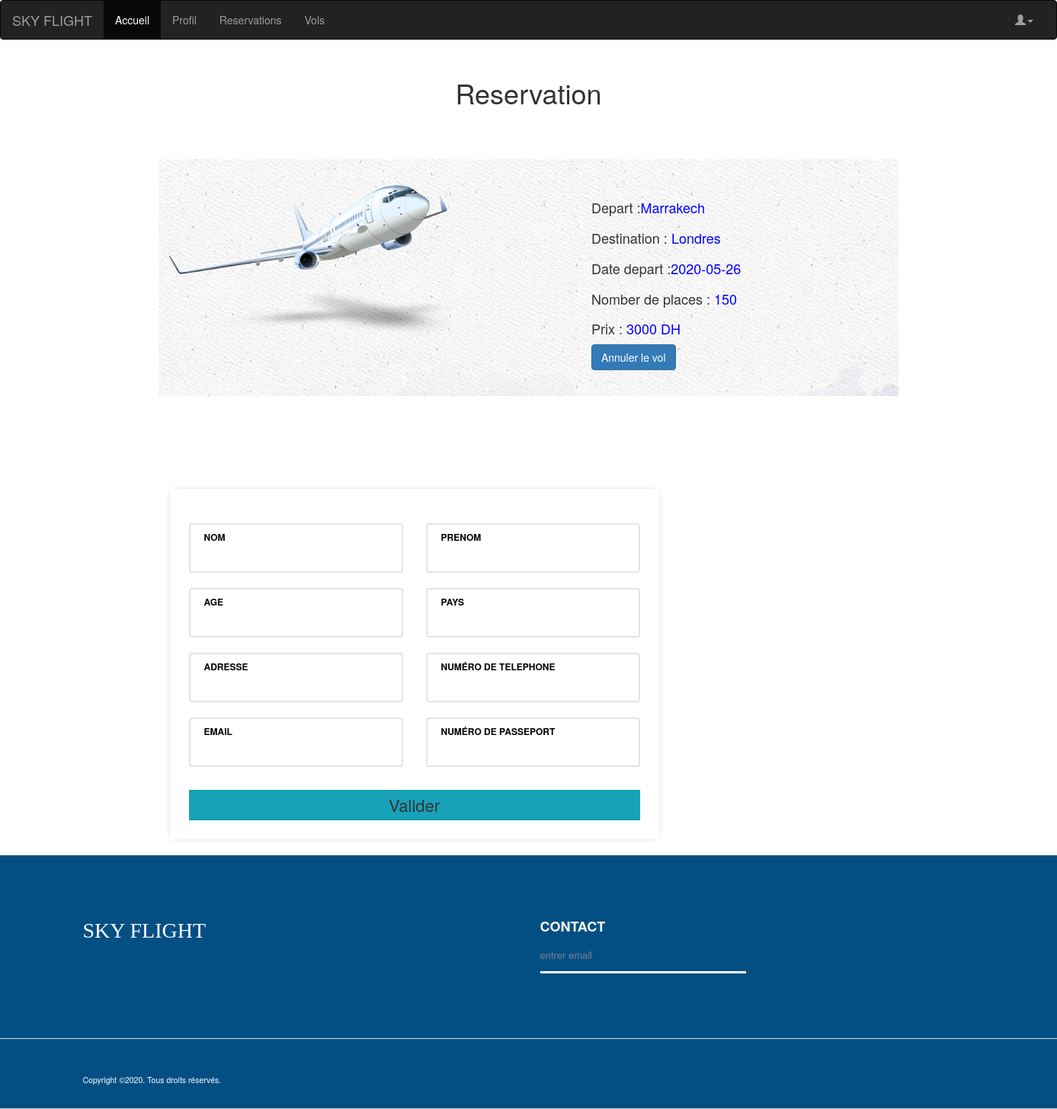
The page /reservation.php?id=4 on the database its author committed.
### tables this page shows
CREATE TABLE `vols` (
  `id` int(11) NOT NULL,
  `depart` varchar(254) DEFAULT NULL,
  `destination` varchar(254) DEFAULT NULL,
  `date_depart` date DEFAULT NULL,
  `num_place` int(11) DEFAULT NULL,
  `prix` int(11) DEFAULT NULL,
  `statut` int(10) NOT NULL
);

### vol.php (called while the page is built, shortened)
<?php
class Vol
{
    function getVolById($id) {
        include 'dbConnect.php';
    						$query = "SELECT * FROM vols WHERE id='$id'";
								$stmt = $conn->prepare($query);
								$stmt->execute();
                                $result = $stmt->get_result();
                                return $result;
    }
}
?>

### reservation-back.php (called while the page is built, shortened)
<?php
include"vol.php";
$vol=new Vol();
$id=$_GET['id'];
$result=$vol->getVolById($id);
$row = $result->fetch_assoc();
?>

### reservation.php (the view, shortened to what this page needs)
<?php
include"reservation-back.php";
?>
<!DOCTYPE html>
<html lang="en">
<head>
  <link rel="stylesheet" href="https://maxcdn.bootstrapcdn.com/bootstrap/3.4.1/css/bootstrap.min.css">
  <link rel="stylesheet" href="css/style.css"/>
</head>
<body>
<?php
include('menu.php');
?>
<h1>Reservation</h1>
	<div class="flex">
		<section class="t">
			<div class="container py-3">
				<div class="card">
					<div class="row ">
						<div class="col-md-4">
							<img class="plane" src="img/580b585b2edbce24c47b2d14.png" class="w-100">
						</div>
						<div class="col-md-8 px-3">
							<div class="card-block cc px-3">
								<h4 class="card-title">Depart :<span style="color:blue"><?= $row['depart']; ?></span></h4>
								<h4 class="card-title">Destination : <span style="color:blue"><?= $row['destination']; ?></span></h4>
								<h4 class="card-title">Date depart :<span style="color:blue"><?= $row['date_depart']; ?> </span> </h4>
								<h4 class="card-title">Nomber de places : <span style="color:blue"><?= $row['num_place']; ?></span></h4>
								<h4 class="card-title">Prix : <span style="color:blue"><?= $row['prix'];  ?> DH</span> </h4>
								<a href="index.php" class="btn btn-primary">Annuler le vol</a>
							</div>
						</div>
					</div>
				</div>
			</div>
	</div>
	<div>
		<div class="section-center">
			<div class="container">
				<div class="row">
					<div class="col-md-7 col-md-offset-1">
						<div class="booking-form">
							<form action="<?php echo $_SERVER['PHP_SELF']; ?>" method="POST">
								<div class="row">
									<div class="col-md-6">
										<div class="form-group">
											<span class="form-label">Nom</span>
											<input class="form-control" name="nom" type="text" required>
										</div>
									</div>
									<div class="col-md-6">
										<div class="form-group">
											<span class="form-label">Prenom</span>
											<input class="form-control" name="prenom" type="text" required>
										</div>
									</div>
								</div>
								<div class="row">
									<div class="col-md-6">
										<div class="form-group">
											<span class="form-label">Age</span>
											<input class="form-control" name="age" type="number" required>
										</div>
									</div>
									<div class="col-md-6">
										<div class="form-group">
											<span class="form-label">Pays </span>
											<input class="form-control" name="pays" type="text" required>
										</div>
									</div>
									<div class="col-md-6">
										<div class="form-group">
											<span class="form-label">Adresse </span>
											<input class="form-control" name="adresse" type="text" required>
										</div>
									</div>
									<div class="col-md-6">
										<div class="form-group">
											<span class="form-label">Numéro de telephone </span>
											<input class="form-control" name="tele" type="number" required>
										</div>
									</div>
									<div class="col-md-6">
										<div class="form-group">
											<span class="form-label">Email </span>
											<input class="form-control" name="email" type="email" required>
										</div>
									</div>
									<div class="col-md-6">
										<div class="form-group">
											<span class="form-label">Numéro de passeport </span>
											<input class="form-control" name="passeport" type="number" required>
										</div>
									</div>
								</div>
								<div class="form-btn">
									<button type="submit" class="s22" name="add">Valider</button>
								</div>
							</form>
						</div>
					</div>
				</div>
			</div>
		</div>
	</div>
	<?php
	 include"footer.php"
	?>
</body>
</html>

### css/style.css (style rules this page uses)
body { overflow-x: hidden; }
.booking-form { position: relative; background: #fff; max-width: 642px; width: 100%; margin: auto; padding: 45px 25px 25px; border-radius: 4px; -webkit-box-shadow: 0px 0px 10px -5px rgba(0, 0, 0, 0.4); box-shadow: 0px 0px 10px -5px rgba(0, 0, 0, 0.4); }
.booking-form .form-group { position: relative; margin-bottom: 20px; }
.booking-form .form-control { background-color: #fff; height: 65px; padding: 0px 15px; padding-top: 24px; color: #191a1e; border: 2px solid #dfe5e9; font-size: 16px; font-weight: 700; -webkit-box-shadow: none; box-shadow: none; border-radius: 4px; -webkit-transition: 0.2s all; transition: 0.2s all; }
.booking-form .form-control::placeholder { color: #dfe5e9; }
.booking-form .form-label { position: absolute; top: 6px; left: 20px; font-weight: 700; text-transform: uppercase; line-height: 24px; height: 24px; font-size: 12px; color: #000000; }
.cc { margin-left: 20%; }
.flex { display: flex; justify-content: space-around; align-items: center; flex-wrap: wrap; width: 100%; height: 500px; margin-top: -70px; }
.t { background: #fff; margin: 0% 2% 1% 2%; padding: 1%; background-image: url('../img/01.jpg'); width: 70%; }
h1 { text-align: center; margin-bottom: 50px; margin-top: 50px; }
.plane { width: 100%; height: 100%; }
.container { padding: 2rem 0rem; }
h4 { margin: 2rem 0rem 1rem; }
.s22 { margin-left: 0%; margin-top: 10px; width: 100%; background-color: #17a2b8; border: none; height: 40px; font-size: 22px; }

### rows shown on the page
vols: depart "Marrakech", destination "Londres", date_depart "2020-05-26", num_place "150", prix "3000"
